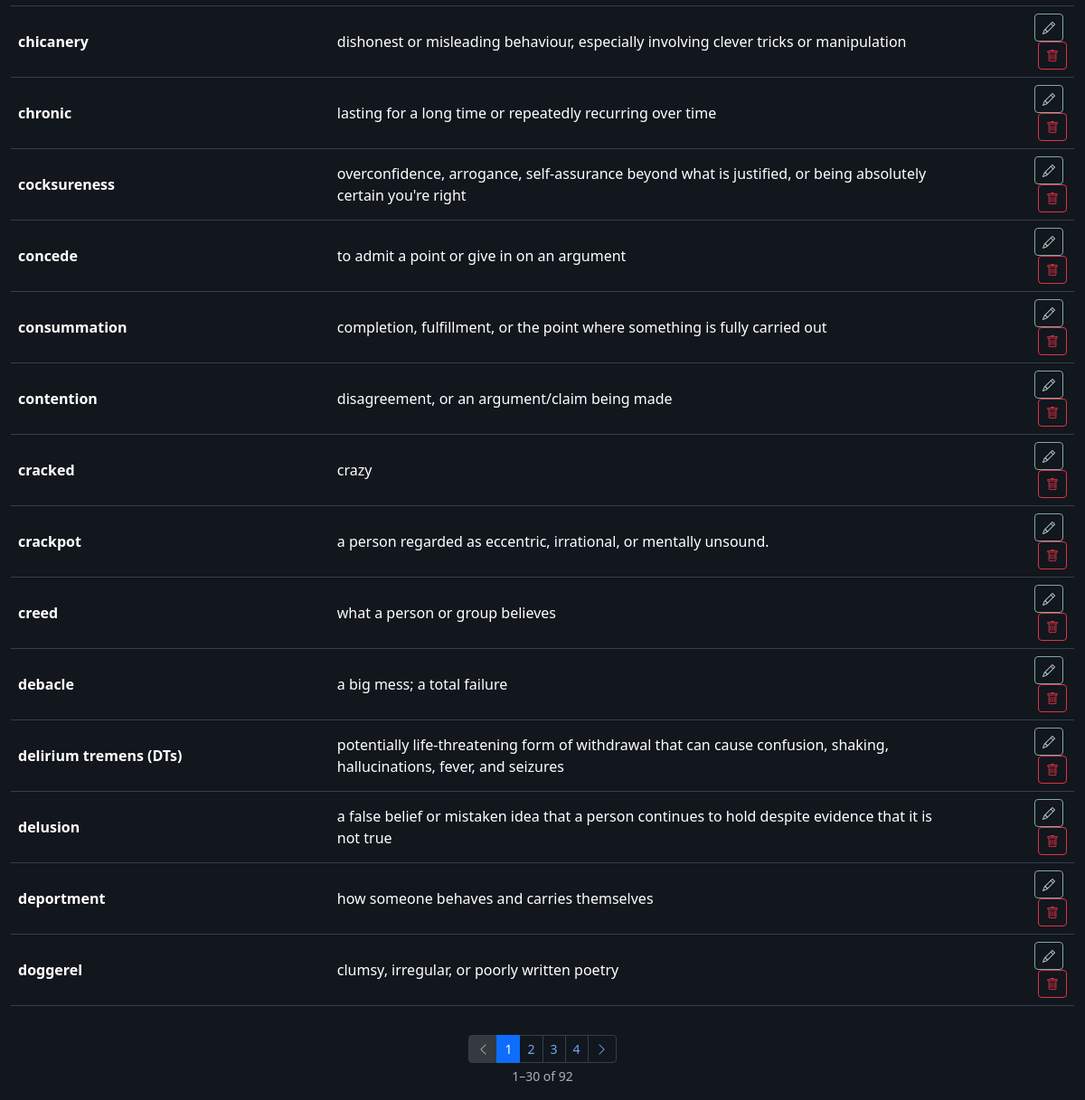
The page /dictionary (lower part) on the database as committed earlier.
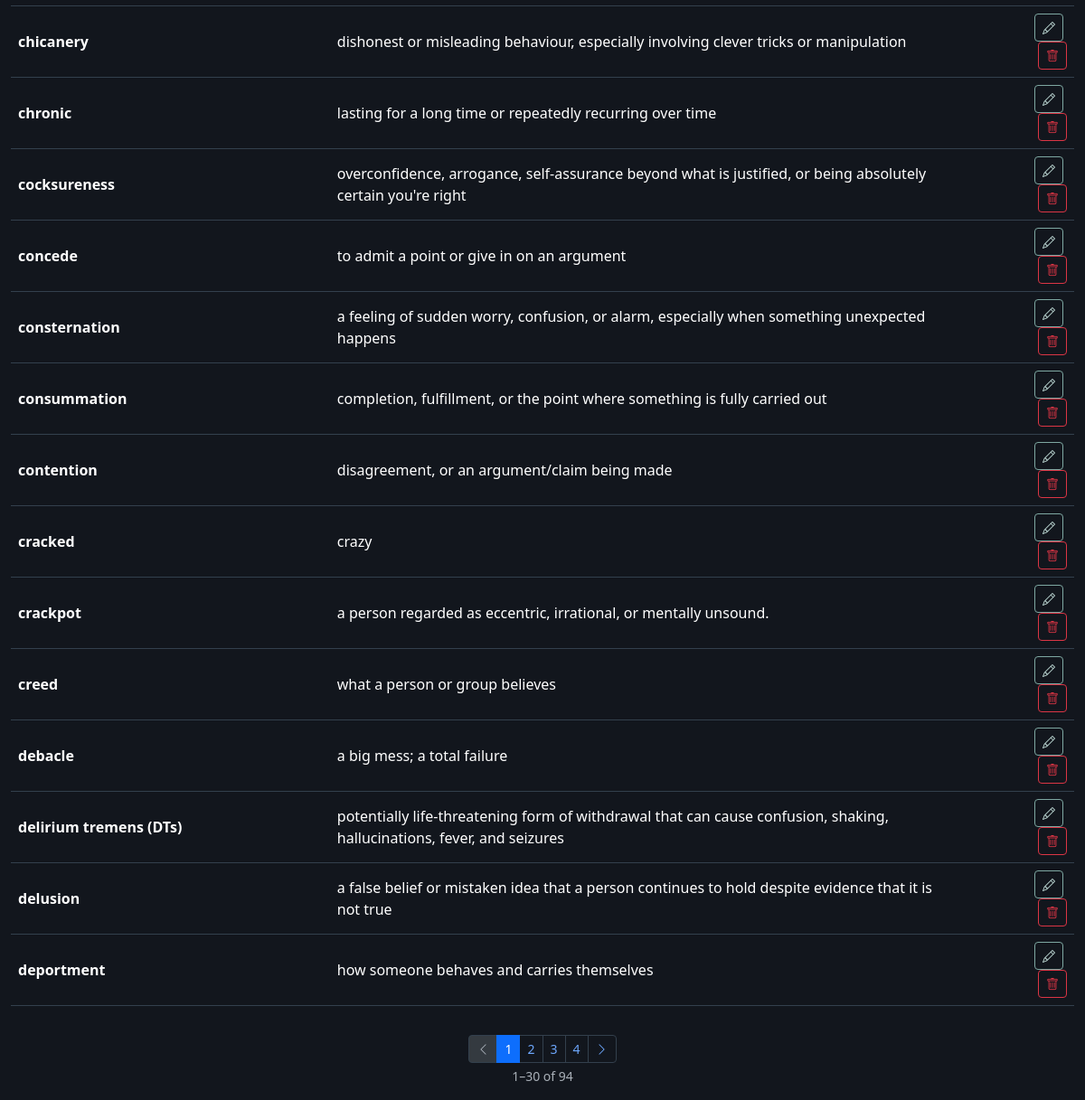
The same page on the database as committed later.
### app/models.py (models this page shows)
class Dictionary(db.Model):
    __tablename__ = 'dictionary'
    id = db.Column(db.Integer, primary_key=True)
    word_phrase = db.Column(db.String(500), nullable=False)
    meaning = db.Column(db.Text, nullable=False)
    notes = db.Column(db.Text)
    created_at = db.Column(db.DateTime, default=datetime.utcnow)
    locations = db.relationship('DictionaryLookup', backref='entry', lazy=True, cascade='all, delete-orphan')
    def to_dict(self):
        return {
            'id': self.id,
            'word_phrase': self.word_phrase,
            'meaning': self.meaning,
            'notes': self.notes,
            'created_at': self.created_at.isoformat() if self.created_at else None,
        }

### app/routes/main.py (the view)
@main_bp.route('/dictionary')
def dictionary():
    from ..models import Dictionary
    pg = request.args.get('pg', 1, type=int)
    search_q = request.args.get('q', '').strip()
    query = Dictionary.query.order_by(Dictionary.word_phrase)
    if search_q:
        like = f'%{search_q}%'
        query = query.filter(
            Dictionary.word_phrase.ilike(like) | Dictionary.meaning.ilike(like)
        )
    pagination = query.paginate(page=pg, per_page=30, error_out=False)
    return render_template('dictionary.html', theme=get_theme(), entries=pagination.items,
                           pagination=pagination, search_q=search_q)

### app/routes/main.py (called while the page is built)
def get_theme():
    s = Setting.query.filter_by(key='theme').first()
    return s.value

### app/templates/dictionary.html (shortened to what this page needs)
{% extends 'base.html' %}
{% from '_pagination.html' import render as paginate %}
{% block content %}
<div class="table-responsive">
  <table class="table table-hover align-middle" id="dictTable">
    <tbody>
      {% for e in entries %}
      <tr data-id="{{ e.id }}">
        <td class="fw-semibold">{{ e.word_phrase }}</td>
        <td>{{ e.meaning }}</td>
        <td class="text-muted small">{{ e.notes or '' }}</td>
        <td class="text-end">
          <button class="btn btn-sm btn-outline-primary me-1"
                  onclick="openDictModal({{ e.to_dict()|tojson }})">
            <i class="bi bi-pencil"></i>
          </button>
          <button class="btn btn-sm btn-outline-danger"
                  onclick="deleteDict({{ e.id }})">
            <i class="bi bi-trash"></i>
          </button>
        </td>
      </tr>
      {% else %}
      <tr><td colspan="4" class="text-muted text-center">No entries yet.</td></tr>
      {% endfor %}
    </tbody>
  </table>
</div>
{{ paginate(pagination, 'main.dictionary', extra_args={'q': search_q}) }}
{% endblock %}

### app/templates/base.html (shortened to what this page needs)
<!doctype html>
<html lang="en" data-bs-theme="{{ theme }}">
<head>
  <link rel="stylesheet" href="{{ url_for('static', filename='vendor/bootstrap/css/bootstrap.min.css') }}">
  <link rel="stylesheet" href="{{ url_for('static', filename='vendor/bootstrap-icons/font/bootstrap-icons.min.css') }}">
  <link rel="stylesheet" href="{{ url_for('static', filename='css/style.css') }}">
</head>
<body>
<main class="container-fluid py-3">
  {% block content %}{% endblock %}
</main>
</body>
</html>

### app/templates/_pagination.html
{% macro render(pagination, endpoint, extra_args={}) %}
{% if pagination and pagination.pages > 1 %}
{% set start = (pagination.page - 1) * pagination.per_page + 1 %}
{% set end = pagination.page * pagination.per_page %}
{% if end > pagination.total %}{% set end = pagination.total %}{% endif %}
<nav aria-label="Page navigation" class="mt-3">
  <div class="d-flex flex-column align-items-center gap-1">
    <ul class="pagination pagination-sm mb-0">
      <li class="page-item{% if not pagination.has_prev %} disabled{% endif %}">
        <a class="page-link" href="{{ url_for(endpoint, pg=pagination.prev_num or 1, **extra_args) }}" aria-label="Previous">
          <i class="bi bi-chevron-left"></i>
        </a>
      </li>
      {% for p in pagination.iter_pages(left_edge=1, right_edge=1, left_current=2, right_current=2) %}
        {% if p %}
          <li class="page-item{% if p == pagination.page %} active{% endif %}">
            <a class="page-link" href="{{ url_for(endpoint, pg=p, **extra_args) }}">{{ p }}</a>
          </li>
        {% else %}
          <li class="page-item disabled"><span class="page-link">…</span></li>
        {% endif %}
      {% endfor %}
      <li class="page-item{% if not pagination.has_next %} disabled{% endif %}">
        <a class="page-link" href="{{ url_for(endpoint, pg=pagination.next_num or pagination.pages, **extra_args) }}" aria-label="Next">
          <i class="bi bi-chevron-right"></i>
        </a>
      </li>
    </ul>
    <small class="text-muted">{{ start }}–{{ end }} of {{ pagination.total }}</small>
  </div>
</nav>
{% endif %}
{% endmacro %}

### app/static/css/style.css (style rules this page uses)
:root { --bb-sage: #8fae9a; --bb-teal: #7ea8a2; --bb-plum: #aa8fa8; --bb-amber: #b7a278; --bb-slate: #8d9aaa; }
[data-bs-theme="dark"] { --bb-page-bg: #12161d; --bb-surface: #181e27; --bb-surface-alt: #1f2631; --bb-border: #33404d; --bb-reader-bg: #151a22; --bb-control-bg: #141923; --bb-soft-sage: rgba(143, 174, 154, 0.16); --bb-soft-teal: rgba(126, 168, 162, 0.17); --bb-soft-plum: rgba(170, 143, 168, 0.16); --bb-soft-amber: rgba(183, 162, 120, 0.16); --bb-soft-slate: rgba(141, 154, 170, 0.16); --bs-body-bg: var(--bb-page-bg); --bs-body-color: #e6e1d8; --bs-border-color: var(--bb-border); --bs-secondary-color: #a9b0b8; --bs-primary-rgb: 126, 168, 162; --bs-success-rgb: 143, 174, 154; --bs-warning-rgb: 183, 162, 120; --bs-info-rgb: 141, 154, 170; }
html, body { transition: background-color 0.2s ease, color 0.2s ease; }
[data-bs-theme="dark"] body { background: linear-gradient(180deg, rgba(126, 168, 162, 0.08), transparent 18rem), var(--bb-page-bg); }
[data-bs-theme="dark"] .btn-outline-primary { --bs-btn-color: #bdd8d4; --bs-btn-border-color: var(--bb-teal); --bs-btn-hover-bg: rgba(126, 168, 162, 0.22); --bs-btn-hover-border-color: #9abfba; --bs-btn-hover-color: #f2efe8; }

Rows that differ between the two databases and show on the page:
no longer on this page (row unchanged): Dictionary: word_phrase "doggerel", meaning "clumsy, irregular, or poorly written poetry"
added Dictionary: word_phrase "consternation", meaning "a feeling of sudden worry, confusion, or alarm, especially when something unexpected happens"
Other text that changed with them:
{{ pagination.total }}: "92" → "94"
